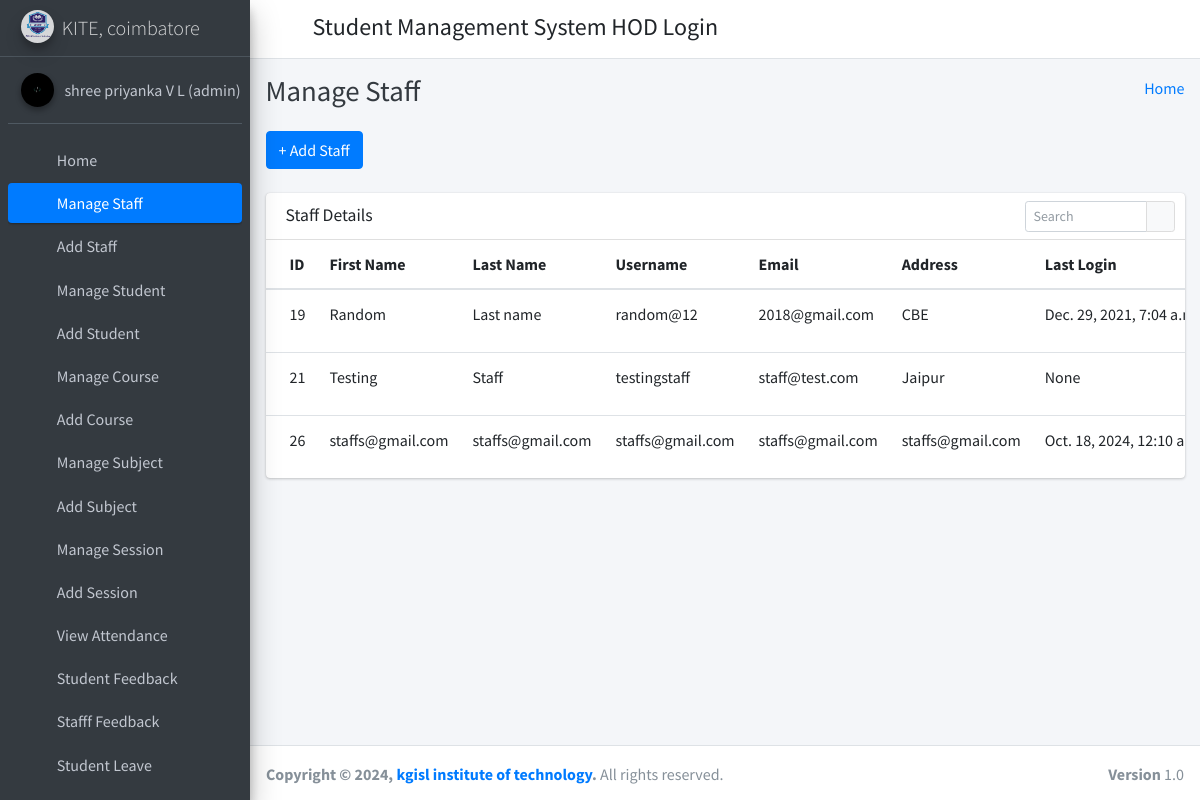
The app's page /manage_staff/ (signed in) with its own data.
### student_management_app/models.py (models this page shows)
class CustomUser(AbstractUser):
    user_type_data = ((1, "HOD"), (2, "Staff"), (3, "Student"))
    user_type = models.CharField(default=1, choices=user_type_data, max_length=10)

class Staffs(models.Model):
    id = models.AutoField(primary_key=True)
    admin = models.OneToOneField(CustomUser, on_delete = models.CASCADE)
    address = models.TextField()
    created_at = models.DateTimeField(auto_now_add=True)
    updated_at = models.DateTimeField(auto_now=True)
    objects = models.Manager()

### student_management_app/HodViews.py (the view)
# urls.py: path('manage_staff/', HodViews.manage_staff, name="manage_staff"),
def manage_staff(request):
    staffs = Staffs.objects.all()
    context = {
        "staffs": staffs
    }
    return render(request, "hod_template/manage_staff_template.html", context)

### student_management_app/LoginCheckMiddleWare.py (called while the page is built, shortened)
    def process_view(self, request, view_func, view_args, view_kwargs):
        modulename = view_func.__module__
        user = request.user
        if user.is_authenticated:
            if user.user_type == "1":
                if modulename == "student_management_app.HodViews":
                    pass
                elif modulename == "student_management_app.views" or modulename == "django.views.static":
                    pass
                else:
                    return redirect("admin_home")
            else:
                return redirect("login")
        else:
            if request.path == reverse("login") or request.path == reverse("doLogin"):
                pass
            else:
                return redirect("login")

### student_management_app/templates/hod_template/manage_staff_template.html (shortened to what this page needs)
{% extends 'hod_template/base_template.html' %}
{% block page_title %}
    Manage Staff
{% endblock page_title %}
{% block main_content %}
{% load static %}
<section class="content">
        <div class="container-fluid">
            <a class="btn btn-primary" href="{% url 'add_staff' %}" role="button">+ Add Staff</a> <br/>&nbsp;
            <div class="row">
                <div class="col-md-12">
                    <div class="card">
                        <div class="card-header">
                            <h3 class="card-title">Staff Details</h3>
                            <div class="card-tools">
                            <div class="input-group input-group-sm" style="width: 150px;">
                                <input type="text" name="table_search" class="form-control float-right" placeholder="Search">
                                <div class="input-group-append">
                                <button type="submit" class="btn btn-default"><i class="fas fa-search"></i></button>
                                </div>
                            </div>
                            </div>
                        </div>
                        <div class="card-body table-responsive p-0">
                            <table class="table table-hover text-nowrap">
                            <thead>
                                <tr>
                                <th>ID</th>
                                <th>First Name</th>
                                <th>Last Name</th>
                                <th>Username</th>
                                <th>Email</th>
                                <th>Address</th>
                                <th>Last Login</th>
                                </tr>
                            </thead>
                            <tbody>
                                {% for staff in staffs %}
                                <tr>
                                <td>{{ staff.admin.id }}</td>
                                <td>{{ staff.admin.first_name }}</td>
                                <td>{{ staff.admin.last_name }}</td>
                                <td>{{ staff.admin.username }}</td>
                                <td>{{ staff.admin.email }}</td>
                                <td>{{ staff.address }}</td>
                                <td>{{ staff.admin.last_login }}</td>
                                </tr>
                                {% endfor %}
                            </tbody>
                            </table>
                        </div>
                        </div>
                </div>
            </div>
        </div>
      </section>
  {% endblock main_content %}

### student_management_app/templates/hod_template/sidebar_template.html (shortened to what this page needs)
{% load static %}
<aside class="main-sidebar sidebar-dark-primary elevation-4">
      <a href="{% url 'admin_home' %}" class="brand-link">
        <img src="{% static 'dist/img/AdminLTELogo.png' %}" alt="AdminLTE Logo" class="brand-image img-circle elevation-3"
            style="opacity: .8">
        <span class="brand-text font-weight-light">KITE, coimbatore</span>
      </a>
      <div class="sidebar">
        <div class="user-panel mt-3 pb-3 mb-3 d-flex">
          <div class="image">
            <img src="{% static 'dist/img/user2-160x160.jpg' %}" class="img-circle elevation-2" alt="User Image">
          </div>
          <div class="info">
            <a href="{% url 'admin_profile' %}" class="d-block">{{ user.first_name }} {{ user.last_name }}</a>
          </div>
        </div>
        <nav class="mt-2">
          <ul class="nav nav-pills nav-sidebar flex-column" data-widget="treeview" role="menu" data-accordion="false">
            <li class="nav-item">
              {% url 'admin_home' as admin_home %}
              <a href="{{ admin_home }}" class="nav-link {% if request.path == admin_home %} active {% endif %}">
                <i class="nav-icon fas fa-tachometer-alt"></i>
                <p>
                  Home
                </p>
              </a>
            </li>
            <li class="nav-item">
              {% url 'manage_staff' as manage_staff %}
              {% url 'edit_staff' staff_id=id as edit_staff %}
              <a href="{{ manage_staff }}" class="nav-link {% if request.path == manage_staff %} active {% endif %} {% if request.path == edit_staff %} active {% endif %}">
                <i class="nav-icon fas fa-chalkboard-teacher"></i>
                <p>
                  Manage Staff
                </p>
              </a>
            </li>
            <li class="nav-item">
              {% url 'add_staff' as add_staff %}
              <a href="{{ add_staff }}" class="nav-link {% if request.path == add_staff %} active {% endif %}">
                <i class="nav-icon fas fa-th"></i>
                <p>
                  Add Staff
                </p>
              </a>
            </li>
            <li class="nav-item">
              {% url 'manage_student' as manage_student %}
              {% url 'edit_student' student_id=id as edit_student %}
              <a href="{{ manage_student }}" class="nav-link {% if request.path == manage_student %} active {% endif %} {% if request.path == edit_student %} active {% endif %}">
                <i class="nav-icon fas fa-user-graduate"></i>
                <p>
                  Manage Student
                </p>
              </a>
            </li>
            <li class="nav-item">
              {% url 'add_student' as add_student %}
              <a href="{{ add_student }}" class="nav-link {% if request.path == add_student %} active {% endif %}">
                <i class="nav-icon fas fa-th"></i>
                <p>
                  Add Student
                </p>
              </a>
            </li>
            <li class="nav-item">
              {% url 'manage_course' as manage_course %}
              {% url 'edit_course' course_id=id as edit_course %}
              <a href="{{ manage_course }}" class="nav-link {% if request.path == manage_course %} active {% endif %} {% if request.path == edit_course %} active {% endif %}">
                <i class="nav-icon fas fa-chalkboard"></i>
                <p>
                  Manage Course
                </p>
              </a>
            </li>
            <li class="nav-item">
            {% url 'add_course' as add_course %}
              <a href="{{ add_course }}" class="nav-link {% if request.path == add_course %} active {% endif %}">
                <i class="nav-icon fas fa-th"></i>
                <p>
                  Add Course
                </p>
              </a>
            </li>
            <li class="nav-item">
              {% url 'manage_subject' as manage_subject %}
              {% url 'edit_subject' subject_id=id as edit_subject %}
              <a href="{{ manage_subject }}" class="nav-link {% if request.path == manage_subject %} active {% endif %} {% if request.path == edit_subject %} active {% endif %}">
                <i class="nav-icon fas fa-book"></i>
                <p>
                  Manage Subject
                </p>
              </a>
            </li>
            <li class="nav-item">
              {% url 'add_subject' as add_subject %}
              <a href="{{ add_subject }}" class="nav-link {% if request.path == add_subject %} active {% endif %}">
                <i class="nav-icon fas fa-th"></i>
                <p>
                  Add Subject
                </p>
              </a>
            </li>
            <li class="nav-item">
              {% url 'manage_session' as manage_session %}
              {% url 'edit_session' session_id=id as edit_session %}
              <a href="{{ manage_session }}" class="nav-link {% if request.path == manage_session %} active {% endif %} {% if request.path == edit_session %} active {% endif %}">
                <i class="nav-icon fas fa-graduation-cap"></i>
                <p>
                  Manage Session
                </p>
              </a>
            </li>
            <li class="nav-item">
              {% url 'add_session' as add_session %}
              <a href="{{ add_session }}" class="nav-link {% if request.path == add_session %} active {% endif %}">
                <i class="nav-icon fas fa-th"></i>
                <p>
                  Add Session
                </p>
              </a>
            </li>
            <li class="nav-item">
              {% url 'admin_view_attendance' as admin_view_attendance %}
              <a href="{{ admin_view_attendance }}" class="nav-link {% if request.path == admin_view_attendance %} active {% endif %}">
                <i class="nav-icon fas fa-calendar-alt"></i>
                <p>
                  View Attendance
                </p>
              </a>
            </li>
            <li class="nav-item">
              {% url 'student_feedback_message' as student_feedback_message %}
              <a href="{{ student_feedback_message }}" class="nav-link {% if request.path == student_feedback_message %} active {% endif %}">
                <i class="nav-icon fas fa-th"></i>
                <p>
                  Student Feedback
                </p>
              </a>
            </li>
            <li class="nav-item">
              {% url 'staff_feedback_message' as staff_feedback_message %}
              <a href="{{ staff_feedback_message }}" class="nav-link {% if request.path == staff_feedback_message %} active {% endif %}">
                <i class="nav-icon fas fa-th"></i>
                <p>
                  Stafff Feedback
                </p>
              </a>
            </li>
            <li class="nav-item">
              {% url 'student_leave_view' as student_leave_view %}
              <a href="{{ student_leave_view }}" class="nav-link {% if request.path == student_leave_view %} active {% endif %}">
                <i class="nav-icon fas fa-th"></i>
                <p>
                  Student Leave
                </p>
              </a>
            </li>
            <li class="nav-item">
              {% url 'staff_leave_view' as staff_leave_view %}
              <a href="{{ staff_leave_view }}" class="nav-link {% if request.path == staff_leave_view %} active {% endif %}">
                <p>
                </p>
              </a>
            </li>
          </ul>
        </nav>
      </div>
    </aside>

### records on screen
CustomUser: first_name "shree priyanka", last_name "V L (admin)"
Staffs: admin.id "19", admin.first_name "Random", admin.last_name "Last name", admin.username "random@12", admin.email "2018@gmail.com", address "CBE", admin.last_login "Dec. 29, 2021, 7:04…"
Staffs: admin.id "21", admin.first_name "Testing", admin.last_name "Staff", admin.username "testingstaff", admin.email "staff@test.com", address "Jaipur", admin.last_login "None"
Staffs: admin.id "26", admin.first_name "staffs@gmail.com", admin.last_name "staffs@gmail.com", admin.username "staffs@gmail.com", admin.email "staffs@gmail.com", address "staffs@gmail.com", admin.last_login "Oct. 18, 2024, 12:10…"
